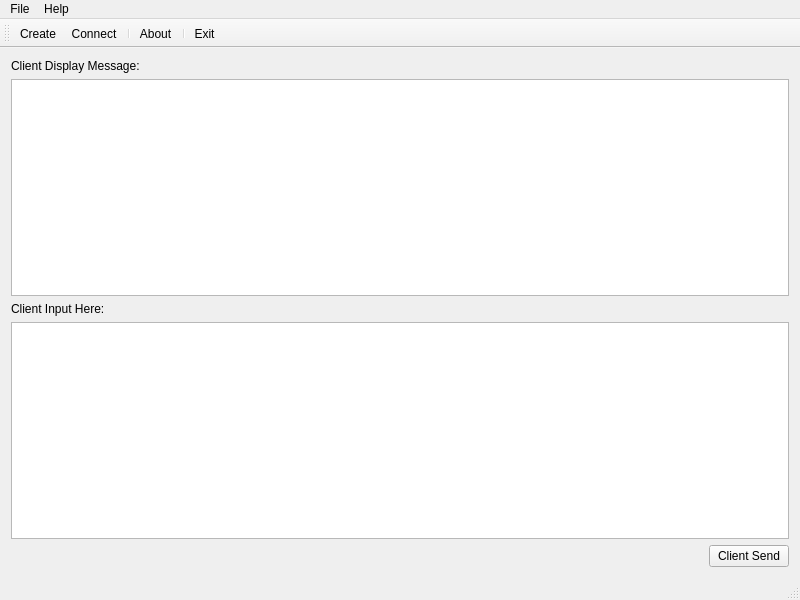
<?xml version="1.0" encoding="UTF-8"?>
<ui version="4.0">
 <class>TranscoderClientFrame</class>
 <widget class="QMainWindow" name="TranscoderClientFrame">
  <property name="geometry">
   <rect>
    <x>0</x>
    <y>0</y>
    <width>800</width>
    <height>600</height>
   </rect>
  </property>
  <property name="windowTitle">
   <string>Transcoder Client</string>
  </property>
  <widget class="QWidget" name="centralwidget">
   <layout class="QVBoxLayout" name="verticalLayout">
    <item>
     <layout class="QVBoxLayout" name="outputLayout">
      <item>
       <widget class="QLabel" name="outputLabel">
        <property name="text">
         <string>Client Display Message:</string>
        </property>
       </widget>
      </item>
      <item>
       <widget class="QTextEdit" name="outputEdit">
        <property name="readOnly">
         <bool>true</bool>
        </property>
       </widget>
      </item>
     </layout>
    </item>
    <item>
     <layout class="QVBoxLayout" name="inputLayout">
      <item>
       <widget class="QLabel" name="inputLabel">
        <property name="text">
         <string>Client Input Here:</string>
        </property>
       </widget>
      </item>
      <item>
       <widget class="QTextEdit" name="inputEdit">
        <property name="readOnly">
         <bool>false</bool>
        </property>
       </widget>
      </item>
     </layout>
    </item>
    <item>
     <layout class="QHBoxLayout" name="sendLayout">
      <item>
       <spacer name="sendHSpacer">
        <property name="orientation">
         <enum>Qt::Horizontal</enum>
        </property>
        <property name="sizeHint" stdset="0">
         <size>
          <width>40</width>
          <height>20</height>
         </size>
        </property>
       </spacer>
      </item>
      <item>
       <widget class="QPushButton" name="sendButton">
        <property name="text">
         <string>Client Send</string>
        </property>
       </widget>
      </item>
     </layout>
    </item>
   </layout>
  </widget>
  <widget class="QMenuBar" name="menuBar">
   <property name="geometry">
    <rect>
     <x>0</x>
     <y>0</y>
     <width>800</width>
     <height>22</height>
    </rect>
   </property>
   <widget class="QMenu" name="menuFile">
    <property name="title">
     <string>File</string>
    </property>
    <addaction name="actionCreate"/>
    <addaction name="actionConnectToServer"/>
    <addaction name="separator"/>
    <addaction name="actionExit"/>
   </widget>
   <widget class="QMenu" name="menuHelp">
    <property name="title">
     <string>Help</string>
    </property>
    <addaction name="actionAbout"/>
   </widget>
   <addaction name="menuFile"/>
   <addaction name="menuHelp"/>
  </widget>
  <widget class="QToolBar" name="mainToolBar">
   <attribute name="toolBarArea">
    <enum>TopToolBarArea</enum>
   </attribute>
   <attribute name="toolBarBreak">
    <bool>false</bool>
   </attribute>
   <addaction name="actionCreate"/>
   <addaction name="actionConnectToServer"/>
   <addaction name="separator"/>
   <addaction name="actionAbout"/>
   <addaction name="separator"/>
   <addaction name="actionExit"/>
  </widget>
  <widget class="QStatusBar" name="statusbar"/>
  <action name="actionCreate">
   <property name="icon">
    <iconset>
     <normaloff>:/images/create.png</normaloff>:/images/create.png</iconset>
   </property>
   <property name="text">
    <string>Create</string>
   </property>
   <property name="toolTip">
    <string>Great creativity</string>
   </property>
   <property name="shortcut">
    <string>Ctrl+N</string>
   </property>
  </action>
  <action name="actionConnectToServer">
   <property name="icon">
    <iconset>
     <normaloff>:/images/create.png</normaloff>:/images/create.png</iconset>
   </property>
   <property name="text">
    <string>Connect</string>
   </property>
   <property name="toolTip">
    <string>Connect to server</string>
   </property>
  </action>
  <action name="actionExit">
   <property name="icon">
    <iconset>
     <normaloff>:/images/exit.png</normaloff>:/images/exit.png</iconset>
   </property>
   <property name="text">
    <string>Exit</string>
   </property>
   <property name="toolTip">
    <string>Exit Transcoder Client</string>
   </property>
  </action>
  <action name="actionAbout">
   <property name="icon">
    <iconset>
     <normaloff>:/images/info.png</normaloff>:/images/info.png</iconset>
   </property>
   <property name="text">
    <string>About</string>
   </property>
   <property name="toolTip">
    <string>About Transcoder Client</string>
   </property>
  </action>
 </widget>
 <layoutdefault spacing="6" margin="11"/>
 <resources/>
 <connections/>
</ui>
